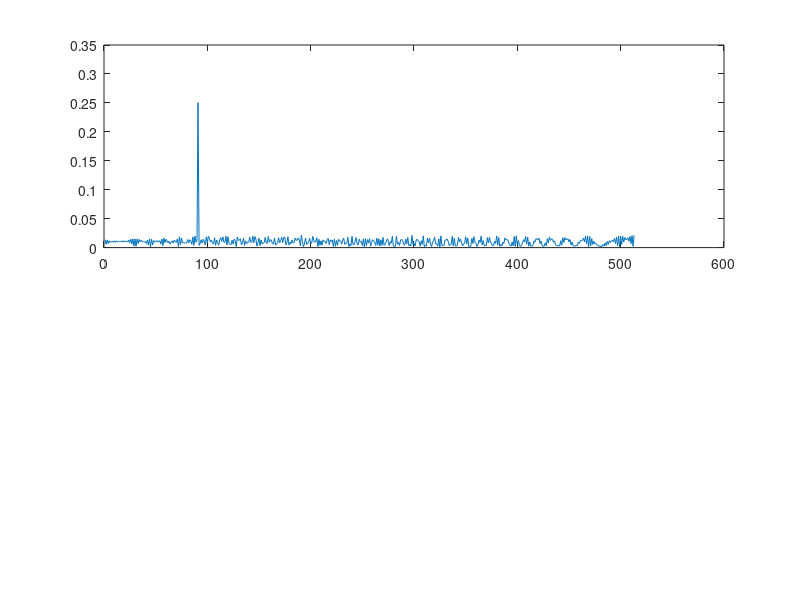

Write the MATLAB code that produced this figure. (Note: this script raises an error after producing the figure.)
clear all
clc;

%% Radar Specifications 
%%%%%%%%%%%%%%%%%%%%%%%%%%%
% Frequency of operation = 77GHz
% Max Range = 200m
% Range Resolution = 1 m
% Max Velocity = 100 m/s
%%%%%%%%%%%%%%%%%%%%%%%%%%%

%speed of light = 3e8
%% User Defined Range and Velocity of target
%% You will provide the initial range and velocity of the target. 
%% Range cannot exceed the max value of 200m and velocity can be any value in the range of -70 to + 70 m/s.
% *%TODO* :
% define the target's initial position and velocity. Note : Velocity
% remains contant
initRange = 90;
initVel = -5;

%% FMCW Waveform Generation
% *%TODO* :
%Design the FMCW waveform by giving the specs of each of its parameters.
% Calculate the Bandwidth (B), Chirp Time (Tchirp) and Slope (slope) of the FMCW
% chirp using the requirements above.
c = 3*10^8; % speed of light
maxRange = 200; % (m)
rangeRes = 1; % (m)

%% Bandwidth(Bsweep)=speedoflight/(2∗rangeResolution)
%% Tchirp = 5.5 * 2 * Rmax /c
%% Slope = Bandwidth / chirpT
bandwidth = c / (2*rangeRes);
Tchirp = 5.5 * 2 * maxRange / c; % 5.5 times of the trip time for maximum range
slope = bandwidth / Tchirp;
fprintf("Bsweep: %f\n", bandwidth);
fprintf("Tchirp: %f\n", Tchirp);
fprintf("slope: %f\n", slope);

%Operating carrier frequency of Radar 
fc= 77e9;             %carrier freq
                                                
%The number of chirps in one sequence. Its ideal to have 2^ value for the ease of running the FFT
%for Doppler Estimation. 
Nd=128;                   % #of doppler cells OR #of sent periods % number of chirps

%The number of samples on each chirp. 
Nr=1024;                  %for length of time OR # of range cells

% Timestamp for running the displacement scenario for every sample on each
% chirp
t=linspace(0,Nd*Tchirp,Nr*Nd); %total time for samples

%Creating the vectors for Tx, Rx and Mix based on the total samples input.
Tx=zeros(1,length(t)); %transmitted signal
Rx=zeros(1,length(t)); %received signal
Mix = zeros(1,length(t)); %beat signal

%Similar vectors for range_covered and time delay.
r_t=zeros(1,length(t));
td=zeros(1,length(t));


%% Signal generation and Moving Target simulation
% Running the radar scenario over the time. 
deltaT = t(2) - t(1);
for i=1:length(t)
    
    % *%TODO* :
    %For each time stamp update the Range of the Target for constant velocity. 
    r_t(i) = initRange + deltaT*initVel;
    td(i) = (2 * r_t(i)) / c; 
    % *%TODO* :
    %For each time sample we need update the transmitted and
    %received signal. 
    Tx(i) = cos(2*pi*(fc*t(i) + slope*t(i)^2/2));
    Rx(i) = cos(2*pi*(fc*(t(i)-td(i)) + slope*(t(i)-td(i))^2/2));
    
    % *%TODO* :
    %Now by mixing the Transmit and Receive generate the beat signal
    %This is done by element wise matrix multiplication of Transmit and
    %Receiver Signal
    Mix(i) = Tx(i).* Rx(i);
    
end

%% RANGE MEASUREMENT

 % *%TODO* :
%reshape the vector into Nr*Nd array. Nr and Nd here would also define the size of
%Range and Doppler FFT respectively.

X_2d = reshape(Mix, [Nr, Nd]);

 % *%TODO* :
%run the FFT on the beat signal along the range bins dimension (Nr) and
%normalize.
Y = fft(X_2d(1:Nr,1))/Nr;

 % *%TODO* :
% Take the absolute value of FFT output
Y = abs(Y);

 % *%TODO* :
% Output of FFT is double sided signal, but we are interested in only one side of the spectrum.
% Hence we throw out half of the samples.
Y = Y(1:Nr/2+1);

%plotting the range
figure ('Name','Range from First FFT')
subplot(2,1,1)

% *%TODO* :
% plot FFT output 
plot(Y); 
title("The 1st FFT output for the target located at " + initRange + "(m)");
xlabel('Distance(m)');
ylabel('|Y|');
 
axis ([0 200 0 1]);

%% RANGE DOPPLER RESPONSE
% The 2D FFT implementation is already provided here. This will run a 2DFFT
% on the mixed signal (beat signal) output and generate a range doppler
% map.You will implement CFAR on the generated RDM

% Range Doppler Map Generation.

% The output of the 2D FFT is an image that has reponse in the range and
% doppler FFT bins. So, it is important to convert the axis from bin sizes
% to range and doppler based on their Max values.

Mix=reshape(Mix,[Nr,Nd]);

% 2D FFT using the FFT size for both dimensions.
sig_fft2 = fft2(Mix,Nr,Nd);

% Taking just one side of signal from Range dimension.
sig_fft2 = sig_fft2(1:Nr/2,1:Nd);
sig_fft2 = fftshift (sig_fft2);
RDM = abs(sig_fft2);
RDM = 10*log10(RDM) ;

%use the surf function to plot the output of 2DFFT and to show axis in both
%dimensions
doppler_axis = linspace(-100,100,Nd);
range_axis = linspace(-200,200,Nr/2)*((Nr/2)/400);
figure,surf(doppler_axis,range_axis,RDM);

%% CFAR implementation

%Slide Window through the complete Range Doppler Map

% *%TODO* :
%Select the number of Training Cells in both the dimensions.
Tr = 10; % The number of Training Cells row
Td = 8; % The number of Training Cells column

% *%TODO* :
%Select the number of Guard Cells in both dimensions around the Cell under 
%test (CUT) for accurate estimation
Gr = 4; % The number of Guard Cells row
Gd = 4; % The number of Guard Cells column

% *%TODO* :
% offset the threshold by SNR value in dB
offset = 6; 

% *%TODO* :
%Create a vector to store noise_level for each iteration on training cells
noise_level = zeros(1,1);


% *%TODO* :
%design a loop such that it slides the CUT across range doppler map by
%giving margins at the edges for Training and Guard Cells.
%For every iteration sum the signal level within all the training
%cells. To sum convert the value from logarithmic to linear using db2pow
%function. Average the summed values for all of the training
%cells used. After averaging convert it back to logarithimic using pow2db.
%Further add the offset to it to determine the threshold. Next, compare the
%signal under CUT with this threshold. If the CUT level > threshold assign
%it a value of 1, else equate it to 0.

% *%TODO* :
% The process above will generate a thresholded block, which is smaller 
%than the Range Doppler Map as the CUT cannot be located at the edges of
%matrix. Hence,few cells will not be thresholded. To keep the map size same
% set those values to 0. 

% Rather than putting zero edges area which is not covered by CUT area,
% just make new varialbe RDM_new which has the same size as RDM.
% and putting the 1 or 0 by thresholding with values in training cells.
RDM_new = zeros(size(RDM));
% iterate from start to the end of row and column of Cell Under Test(CUT) 
for i = Tr+Gr+1 : Nr/2-(Gr+Tr)
    for j = Td+Gd+1 : Nd-(Gd+Td)
        % initialize noise_level every new Cell Under Test
        noise_level = 0;
        % iterate from start to the end of row and column of training cells
        for p = i-(Tr+Gr) : i+Tr+Gr
            for q = j-(Td+Gd) : j+Td+Gd
                % Traning cell area
                if(abs(i-p)>Gr || abs(j-q)>Gd)
                    % adding all the values in training cells
                    % fprintf("p,q: (%d, %d) \n", p,q);
                    noise_level = noise_level + db2pow(RDM(p,q));
                end
            end
        end
        % Calculate threshold by averaging sum of noise_level which is
        % the value of training cell
        threshold = pow2db(noise_level / ( (2*Tr+2*Gr+1)*(2*Td+2*Gd+1)-(2*Gr+1)*(2*Gd+1)) );
        % Add the SNR offset to the threshold
        threshold = threshold + offset;

        % Measure the signal in Cell Under Test(CUT) and compare
        % against
        CUT = RDM(i,j);
        if (CUT < threshold)
            RDM_new(i,j) =0;
        else
            RDM_new(i,j) = 1;
        end
    end
end


% *%TODO* :
%display the CFAR output using the Surf function like we did for Range
%Doppler Response output.
doppler_axis = linspace(-100,100,Nd);
range_axis = linspace(-200,200,Nr/2)*((Nr/2)/400);
figure,surf(doppler_axis,range_axis,RDM_new);
% figure,surf(doppler_axis,range_axis,'replace this with output');
colorbar;


 
 